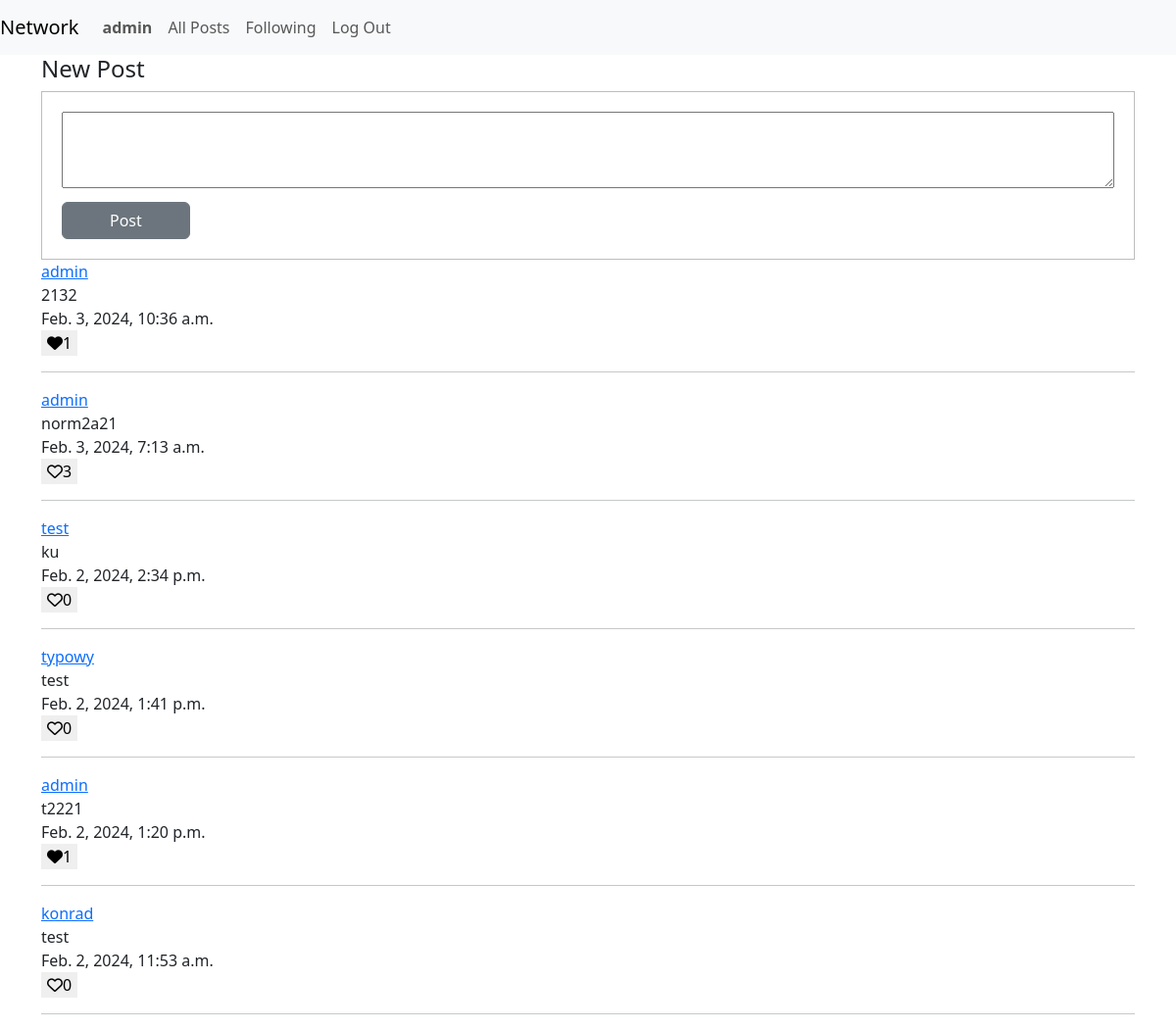
/ (signed in), run on the app's committed database.
### network/models.py (models this page shows, shortened)
class User(AbstractUser):
    posts = models.ManyToManyField('Post',
        symmetrical=False,
        related_name='author',
        blank=True)
    follows = models.ManyToManyField('self',
        symmetrical=False,
        related_name='followed_by',
        blank=True)

class Post(models.Model):
    post_author = models.ForeignKey(User, on_delete=models.CASCADE)
    content = models.TextField()
    created_at = models.DateTimeField(auto_now_add=True)
    likes = models.ManyToManyField(User, related_name='liked_posts', blank=True)

### network/views.py (the view)
# urls.py: path("", views.index, name="index"),
def index(request):
    posts = Post.objects.all().order_by('-created_at')
    if request.user.is_authenticated:
        form = PostForm()
        return render(request, "network/index.html", {
            "form": form,
            "posts": posts
        })
    return render(request, "network/index.html")

### network/views.py
class PostForm(forms.Form):
    comment = forms.CharField(widget=forms.Textarea(attrs={'class': 'form-label', 'rows': '3', 'style': 'width: 100%;'}), label=False)

### network/templates/network/index.html (shortened to what this page needs)
{% extends "network/layout.html" %}
{% load static %}
{% block body %}
{% if user.is_authenticated %}
    <h4>New Post</h4>
    <form id="post-form" action="{% url 'add_post' %}" method="post">
        {{ form }}
        <button type="submit" class="btn btn-secondary px-5">Post</button>
    </form>
{% endif %}
{% for post in posts %}
    {% include 'network/post.html' %}
{% endfor %}
{% endblock %}

### network/templates/network/layout.html (shortened to what this page needs)
{% load static %}
<!DOCTYPE html>
<html lang="en">
    <head>
        <link
            href="https://cdn.jsdelivr.net/npm/bootstrap@5.3.2/dist/css/bootstrap.min.css"
            rel="stylesheet"
 />
    </head>
    <body>
        <nav class="navbar navbar-expand-lg navbar-light bg-light">
            <a class="navbar-brand" href="#">Network</a>
            <div>
              <ul class="navbar-nav mr-auto">
                {% if user.is_authenticated %}
                    <li class="nav-item">
                        <a class="nav-link" href="{% url 'profile' user.username %}"><strong>{{ user.username }}</strong></a>
                    </li>
                {% endif %}
                <li class="nav-item">
                  <a class="nav-link" href="{% url 'index' %}">All Posts</a>
                </li>
                {% if user.is_authenticated %}
                    <li class="nav-item">
                        <a class="nav-link" href="{% url 'following' %}">Following</a>
                    </li>
                    <li class="nav-item">
                        <a class="nav-link" href="{% url 'logout' %}">Log Out</a>
                    </li>
                {% endif %}
              </ul>
            </div>
          </nav>
        <div class="container body">
            {% block body %}
            {% endblock %}
        </div>
        <link href="{% static 'network/styles.css' %}" rel="stylesheet">
    </body>
</html>

### network/templates/network/post.html (shortened to what this page needs)
<div>
    <a href="{% url 'profile' post.post_author.username %}">{{ post.post_author }}</a>
</div>
<div>{{post.content}}</div>
<div>{{post.created_at}}</div>
<button id="like-btn-{{post.id}}">
    {% if user in post.likes.all %}
        <i class="fa-solid fa-heart"></i><span id="likes-count-{{post.id}}">{{ post.likes.all.count }}</span>
    {% else %}
        <i class="fa-regular fa-heart"></i><span id="likes-count-{{post.id}}">{{ post.likes.all.count }}</span>
    {% endif %}
</button>
<hr>

### network/static/network/styles.css (style rules this page uses)
#post-form { border: 1px solid rgb(189, 189, 189); padding: 20px; }
[id^="like-btn-"] { border: none; background-color: none; }

### data on the page
User: username "admin"
Post: post_author "admin", content "2132", created_at "Feb. 3, 2024, 10:36 a.m.", likes.all.count "1"
Post: post_author "admin", content "norm2a21", created_at "Feb. 3, 2024, 7:13 a.m.", likes.all.count "3"
Post: post_author "test", content "ku", created_at "Feb. 2, 2024, 2:34 p.m.", likes.all.count "0"
Post: post_author "typowy", content "test", created_at "Feb. 2, 2024, 1:41 p.m.", likes.all.count "0"
Post: post_author "admin", content "t2221", created_at "Feb. 2, 2024, 1:20 p.m.", likes.all.count "1"
Post: post_author "konrad", content "test", created_at "Feb. 2, 2024, 11:53 a.m.", likes.all.count "0"
